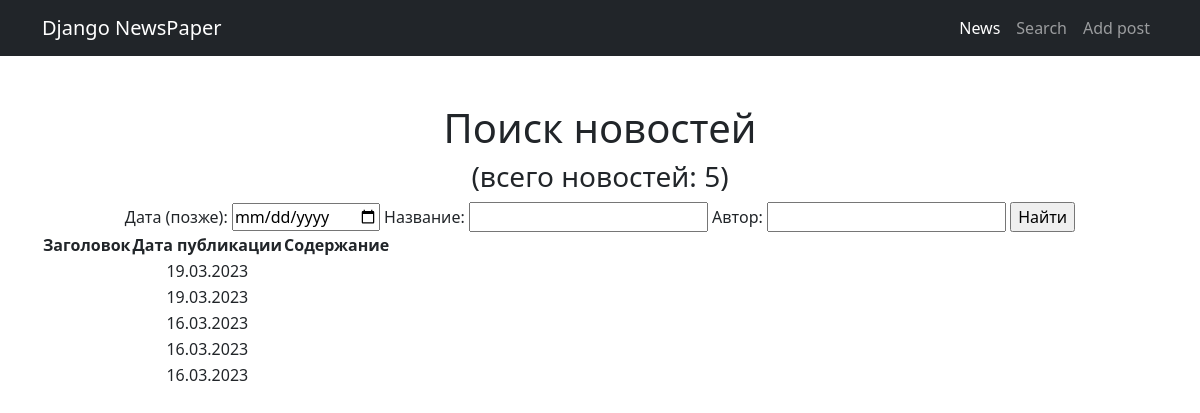
Page /news/search/ on the earlier database version.
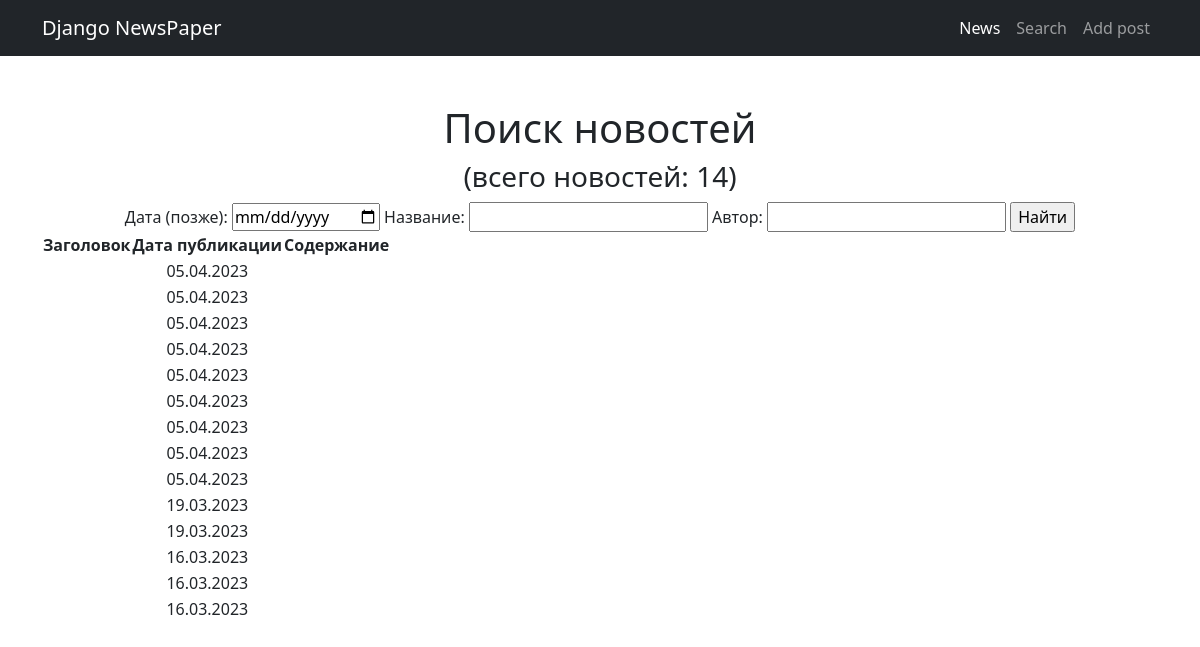
Same page on the later database version.
### news/models.py (models this page shows, shortened)
class Post(models.Model):
    ARTICLE = 'AR'
    NEWS = 'NW'
    POST_TYPE = [
        (ARTICLE, 'Статья'),
        (NEWS, 'Новость')
        ]
    author = models.ForeignKey(Author, on_delete=models.CASCADE, verbose_name='Автор')
    categoryType = models.CharField(max_length=2, choices=POST_TYPE, default=ARTICLE, verbose_name='Тип')
    dateCreation = models.DateTimeField(auto_now_add=True, verbose_name='Дата создания')
    postCategory = models.ManyToManyField(Category, through='PostCategory', verbose_name='Категория')
    title = models.CharField(max_length=128, verbose_name='Заголовок')
    text = models.TextField(verbose_name='Текст')
    rating = models.SmallIntegerField(default=0, verbose_name='Рейтинг')
    def get_absolute_url(self):
        return reverse('post_detail', kwargs={'pk' : self.pk})

### news/views.py (the view)
# urls.py: path('search/', PostSearch.as_view(), name='search'),
class PostSearch(ListView):
    model = Post
    template_name = 'post_search.html'
    context_object_name = 'posts'
    ordering = ['-dateCreation']
    def get_context_data(self, **kwargs):
        context = super().get_context_data(**kwargs)
        context['filter'] = PostFilter(self.request.GET, queryset=self.get_queryset())
        return context

### news/templatetags/custom_filters.py (called while the page is built)
@register.filter(name='censor')
def censor(value):
    censored = profanity.censor(value, '$')
    return censored

### templates/post_search.html (shortened to what this page needs)
{% extends 'default.html' %}
{% load custom_filters %}
{% block content %}
<h1>Поиск новостей</h1>
<h3>(всего новостей: {{ posts|length }})</h3>
<form method='GET'>
    {{ filter.form }}
    <input type='submit' value='Найти'>
</form>
<table>
    <thead>
        <th>
            Заголовок
        </th>
        <th>
            Дата публикации
        </th>
        <th>
            Содержание
        </th>
    </thead>
    {% for post in filter.qs %}
        <tr>
            <td>
            </td>
            <td>
                {{ post.dateCreation|date:'d.m.Y' }}
            </td>
            <td>
            </td>
        </tr>
    {% endfor %}
{% endblock content %}

### templates/default.html (shortened to what this page needs)
{% load static %}
<!DOCTYPE html>
<html lang="en">
<head>
    <link href="https://cdn.jsdelivr.net/npm/bootstrap@5.3.0-alpha1/dist/css/bootstrap.min.css" rel="stylesheet"
>
</head>
<body>
    <nav class="navbar navbar-expand-lg navbar-dark bg-dark">
        <div class="container">
            <a class="navbar-brand" href="{% url 'news' %}">Django NewsPaper</a>
            <div class="collapse navbar-collapse" id="navbarSupportedContent">
                <ul class="navbar-nav ms-auto mb-2 mb-lg-0">
                    <li class="nav-item"><a class="nav-link active" aria-current="page" href="{% url 'news' %}">News</a></li>
                    <li class="nav-item"><a class="nav-link" href="{% url 'search' %}">Search</a></li>
                    <li class="nav-item"><a class="nav-link" href="{% url 'post_create' %}">Add post</a></li>
                </ul>
            </div>
        </div>
    </nav>
    <div class="container">
        <div class="text-center mt-5">
            {% block content %}{% endblock content %}
        </div>
    </div>
</body>
</html>

Differences in the rows shown:
added Post: dateCreation "05.04.2023"
added Post: dateCreation "05.04.2023"
added Post: dateCreation "05.04.2023"
added Post: dateCreation "05.04.2023"
added Post: dateCreation "05.04.2023"
added Post: dateCreation "05.04.2023"
added Post: dateCreation "05.04.2023"
added Post: dateCreation "05.04.2023"
added Post: dateCreation "05.04.2023"
Other differences:
{{ posts|length }}: "5" → "14"
